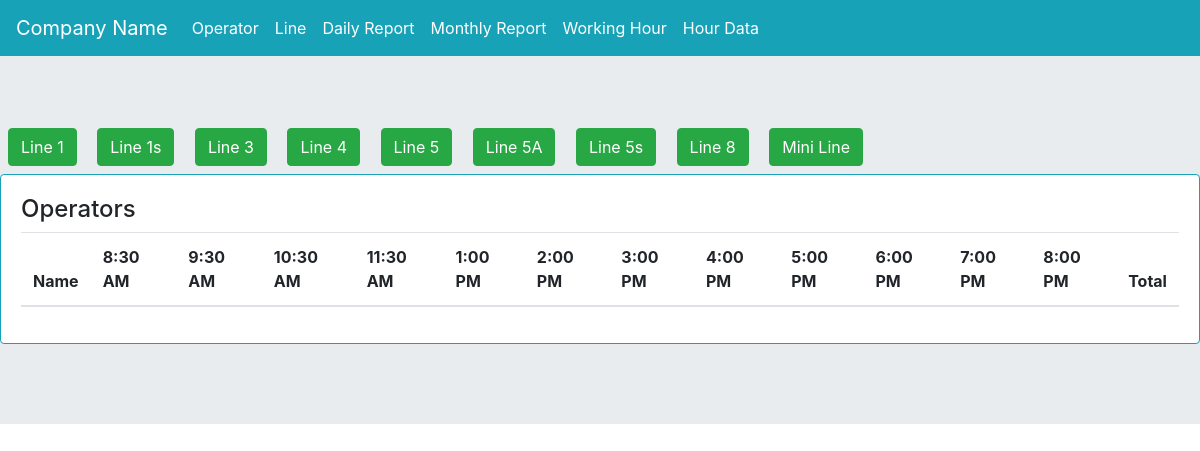
The page /daily_rep_view/ on the database as committed earlier.
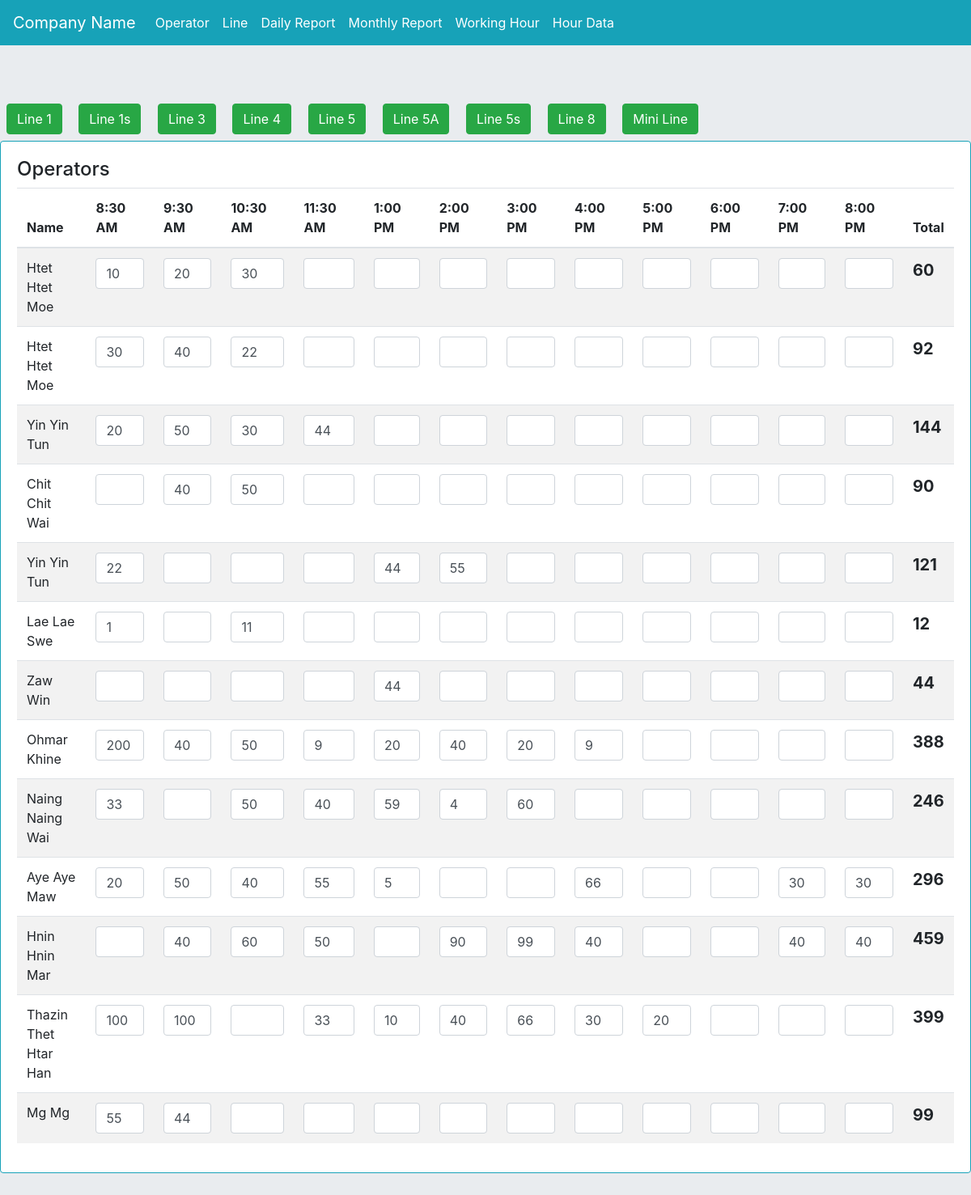
The same page on the database as committed later.
### myapp/models.py (models this page shows, shortened)
class line(models.Model):
    line_name = models.CharField(max_length=255)
    target = models.PositiveIntegerField(default=0)

class daily_report(models.Model):
    operator_name = models.ForeignKey(operator, on_delete=models.CASCADE)
    line = models.ForeignKey(line, on_delete=models.CASCADE)
    h1 = models.PositiveIntegerField(default=0)
    h2 = models.PositiveIntegerField(default=0)
    h3 = models.PositiveIntegerField(default=0)
    h4 = models.PositiveIntegerField(default=0)
    h5 = models.PositiveIntegerField(default=0)
    h6 = models.PositiveIntegerField(default=0)
    h7 = models.PositiveIntegerField(default=0)
    h8 = models.PositiveIntegerField(default=0)
    h9 = models.PositiveIntegerField(default=0)
    h10 = models.PositiveIntegerField(default=0)
    h11 = models.PositiveIntegerField(default=0)
    h12 = models.PositiveIntegerField(default=0)
    target_qty = models.PositiveIntegerField(default=0)
    target_per = models.PositiveIntegerField(default=0)
    created_date = models.DateField(auto_now_add=True)
    updated_at = models.DateTimeField(auto_now=True)

class operator(models.Model):
    name = models.CharField(max_length=255)
    line = models.ForeignKey(line, on_delete=models.CASCADE)
    employee_code = models.CharField(max_length=255, blank=True, null=True)
    burmese = models.CharField(max_length=255, blank=True, null=True)
    role = models.CharField(max_length=255, blank=True, null=True)
    daily_target = models.PositiveIntegerField(default=0)
    status = models.BooleanField(default=False)
    def __str__(self):
        return self.name

### myapp/views.py (the view)
# urls.py: path('daily_rep_view/', views.daily_rep_view, name='daily_rep_view'),
def daily_rep_view(request):
    today = datetime.date.today()
    lis = line.objects.all()
    op = daily_report.objects.filter(created_date=today)
    context = {'lis':lis, 'op':op}
    return render(request, 'daily_rep_view.html', context)

### templates/daily_rep_view.html (shortened to what this page needs)
{% extends 'base.html' %}
{% block content %}
<div>
  {% for i in lis %}
  <a href="{% url 'myapp:daily_rep_filter_by_line' i.id %}" class="btn btn-success m-2">{{i.line_name}}</a>
  {% endfor %}
</div>
<div class="card border-info mb-3">
  <div class="card-body">
<h4>Operators</h4>
<table class="table table-striped" id="drvtbl">
  <thead>
    <tr>
      <th scope="col">Name</th>
      <th scope="col">8:30 AM</th>
      <th scope="col">9:30 AM</th>
      <th scope="col">10:30 AM</th>
      <th scope="col">11:30 AM</th>
      <th scope="col">1:00 PM</th>
      <th scope="col">2:00 PM</th>
      <th scope="col">3:00 PM</th>
      <th scope="col">4:00 PM</th>
      <th scope="col">5:00 PM</th>
      <th scope="col">6:00 PM</th>
      <th scope="col">7:00 PM</th>
      <th scope="col">8:00 PM</th>
      <th scope="col">Total</th>
    </tr>
  </thead>
  <tbody>
  	{% for i in op %}
    <tr class="drvtbltr">
      <td>{{i.operator_name}}</td>
      <td>
        {% if i.h1 == 0 %}
        <input type="text" name="" value="" class="form-control ih1">
        {% else %}
        <input type="text" name="" value="{{i.h1}}" class="form-control ih1">
        {% endif %}
      </td>
      <td>
       {% if i.h2 == 0 %}
        <input type="text" name="" value="" class="form-control ih2">
        {% else %}
        <input type="text" name="" value="{{i.h2}}" class="form-control ih2">
        {% endif %}
      </td>
      <td>
       {% if i.h3 == 0 %}
        <input type="text" name="" value="" class="form-control ih3">
        {% else %}
        <input type="text" name="" value="{{i.h3}}" class="form-control ih3">
        {% endif %}
      </td>
      <td>
        {% if i.h4 == 0 %}
        <input type="text" name="" value="" class="form-control ih4">
        {% else %}
        <input type="text" name="" value="{{i.h4}}" class="form-control ih4">
        {% endif %}
      </td>
      <td>
        {% if i.h5 == 0 %}
        <input type="text" name="" value="" class="form-control ih5">
        {% else %}
        <input type="text" name="" value="{{i.h5}}" class="form-control ih5">
        {% endif %}
      </td>
      <td>
        {% if i.h6 == 0 %}
        <input type="text" name="" value="" class="form-control ih6">
        {% else %}
        <input type="text" name="" value="{{i.h6}}" class="form-control ih6">
        {% endif %}
      </td>
      <td>
        {% if i.h7 == 0 %}
        <input type="text" name="" value="" class="form-control ih7">
        {% else %}
        <input type="text" name="" value="{{i.h7}}" class="form-control ih7">
        {% endif %}
      </td>
      <td>
        {% if i.h8 == 0 %}
        <input type="text" name="" value="" class="form-control ih8">
        {% else %}
        <input type="text" name="" value="{{i.h8}}" class="form-control ih8">
        {% endif %}
      </td>
      <td>
        {% if i.h9 == 0 %}
        <input type="text" name="" value="" class="form-control ih9">
        {% else %}
        <input type="text" name="" value="{{i.h9}}" class="form-control ih9">
        {% endif %}
      </td>
      <td>
        {% if i.h10 == 0 %}
        <input type="text" name="" value="" class="form-control ih10">
        {% else %}
        <input type="text" name="" value="{{i.h10}}" class="form-control ih10">
        {% endif %}
      </td>
      <td>
        {% if i.h11 == 0 %}
        <input type="text" name="" value="" class="form-control ih11">
        {% else %}
        <input type="text" name="" value="{{i.h11}}" class="form-control ih11">
        {% endif %}
      </td>
      <td>
        {% if i.h12 == 0 %}
        <input type="text" name="" value="" class="form-control ih12">
        {% else %}
        <input type="text" name="" value="{{i.h12}}" class="form-control ih12">
        {% endif %}
      </td>
      <td><strong style="font-size:20px;">{{i.target_qty}}</strong></td>
    </tr>
    {% endfor %}
  </tbody>
</table>
  </div>
</div>
{% endblock content %}

### templates/base.html (shortened to what this page needs)
{% load static %}
<!doctype html>
<html lang="en">
  <head>
    <link rel="stylesheet" href="https://cdn.jsdelivr.net/npm/bootstrap@4.6.2/dist/css/bootstrap.min.css">
<link rel="stylesheet" href="https://cdn.datatables.net/2.0.7/css/dataTables.dataTables.css" />
<link rel="stylesheet" href="https://cdn.datatables.net/buttons/3.0.2/css/buttons.dataTables.css" />
<link rel="stylesheet" type="text/css" href="https://cdn.datatables.net/datetime/1.5.2/css/dataTables.dateTime.min.css">
<link rel="stylesheet" type="text/css" href="https://cdnjs.cloudflare.com/ajax/libs/font-awesome/6.0.0-beta3/css/all.min.css">
  </head>
  <body>
  	<nav class="navbar navbar-expand-lg navbar-light bg-info">
  <a class="navbar-brand text-white" href="#">Company Name</a>
  <div class="collapse navbar-collapse" id="navbarNavDropdown">
    <ul class="navbar-nav">
      <li class="nav-item active">
        <a class="nav-link text-white" href="{% url 'myapp:operatorlist' %}">Operator <span class="sr-only">(current)</span></a>
      </li>
      <li class="nav-item">
        <a class="nav-link text-white" href="{% url 'myapp:linelist' %}">Line <span class="sr-only">(current)</span></a>
      </li>
      <li class="nav-item">
        <a class="nav-link text-white" href="{% url 'myapp:daily_rep_view' %}">Daily Report <span class="sr-only">(current)</span></a>
      </li>
      <li class="nav-item">
        <a class="nav-link text-white" href="{% url 'myapp:monthly_report' %}">Monthly Report <span class="sr-only">(current)</span></a>
      </li>
      <li class="nav-item">
        <a class="nav-link text-white" href="{% url 'myapp:workhour' %}">Working Hour</a>
      </li>
      <li class="nav-item">
        <a class="nav-link text-white" href="{% url 'myapp:hourlydata' %}">Hour Data</a>
      </li>
    </ul>
  </div>
</nav>
    <div class="jumbotron jumbotron-fluid">
{% block content %}
{% endblock content %}
</div>
  </body>
</html>

Rows that differ between the two databases and show on the page:
added daily_report: operator_name "Htet Htet Moe", h1 "10", h2 "20", h3 "30", target_qty "60"
added daily_report: operator_name "Htet Htet Moe", h1 "30", h2 "40", h3 "22", target_qty "92"
added daily_report: operator_name "Yin Yin Tun", h1 "20", h2 "50", h3 "30", h4 "44", target_qty "144"
added daily_report: operator_name "Chit Chit Wai", h2 "40", h3 "50", target_qty "90"
added daily_report: operator_name "Yin Yin Tun", h1 "22", h5 "44", h6 "55", target_qty "121"
added daily_report: operator_name "Lae Lae Swe", h1 "1", h3 "11", target_qty "12"
added daily_report: operator_name "Zaw Win", h5 "44", target_qty "44"
added daily_report: operator_name "Ohmar Khine", h1 "200", h2 "40", h3 "50", h4 "9", h5 "20", h6 "40", h7 "20", h8 "9", target_qty "388"
added daily_report: operator_name "Naing Naing Wai", h1 "33", h3 "50", h4 "40", h5 "59", h6 "4", h7 "60", target_qty "246"
added daily_report: operator_name "Aye Aye Maw", h1 "20", h2 "50", h3 "40", h4 "55", h5 "5", h8 "66", h11 "30", h12 "30", target_qty "296"
added daily_report: operator_name "Hnin Hnin Mar", h2 "40", h3 "60", h4 "50", h6 "90", h7 "99", h8 "40", h11 "40", h12 "40", target_qty "459"
added daily_report: operator_name "Thazin Thet Htar Han", h1 "100", h2 "100", h4 "33", h5 "10", h6 "40", h7 "66", h8 "30", h9 "20", target_qty "399"
added daily_report: operator_name "Mg Mg", h1 "55", h2 "44", target_qty "99"
